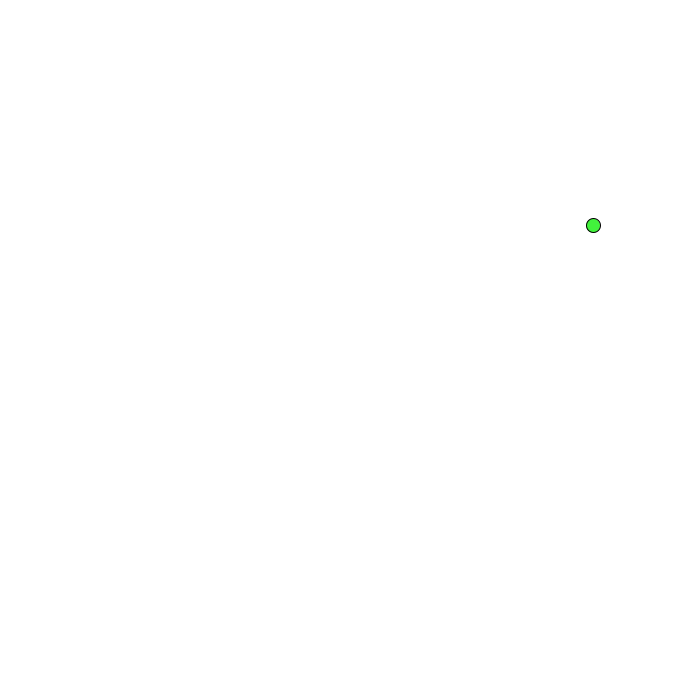
Frame 1 (no input)
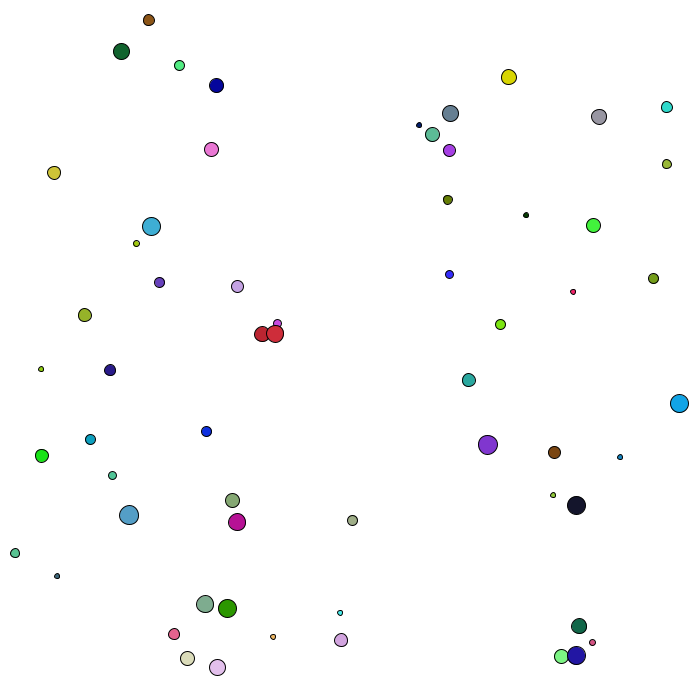
Frame 60 (the mouse pressed at the canvas centre just before this capture)
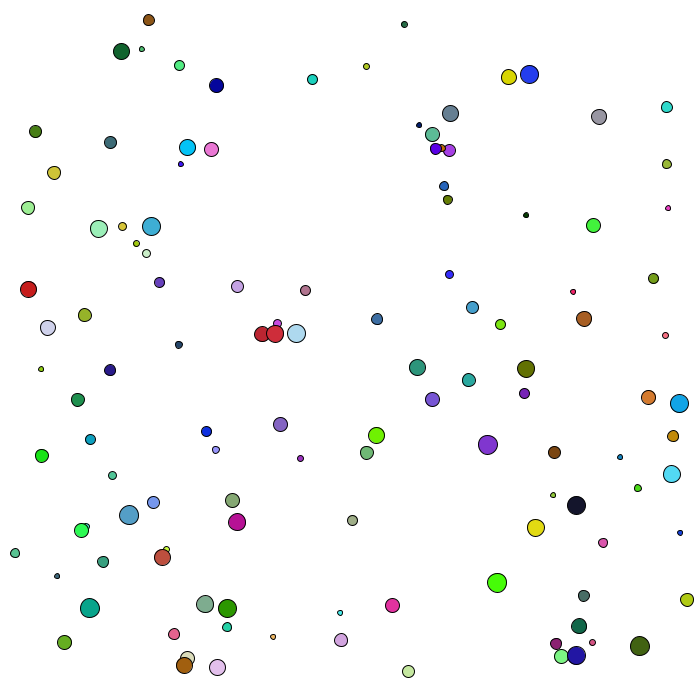
Frame 120 (the mouse held since frame 60 and released just before this capture)

The Processing sketch that drew these frames (run headless with seeded random() and noise(); from frame 60 on, the mouse is pressed at the canvas centre):

// Processing sketch: randcircles_ex
// ── randcircles_ex.pde
void setup(){
  size(700,700);
  background(255);
}
void draw(){
  int rand = ((int)random(15)+5);
  fill(random(255),random(255),random(255));
  ellipse(random(10,690),random(10,690),rand,rand);
}
